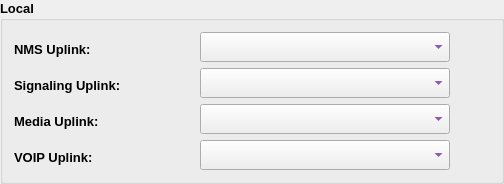
               <widget class="QGroupBox" name="groupBox_5">
                <property name="font">
                 <font>
                  <family>Tahoma</family>
                  <pointsize>10</pointsize>
                  <weight>75</weight>
                  <bold>true</bold>
                 </font>
                </property>
                <property name="title">
                 <string>Local</string>
                </property>
                <layout class="QVBoxLayout" name="verticalLayout_8">
                 <item>
                  <layout class="QVBoxLayout" name="verticalLayout_2">
                   <item>
                    <layout class="QHBoxLayout" name="horizontalLayout_2">
                     <item>
                      <widget class="QLabel" name="label_3">
                       <property name="minimumSize">
                        <size>
                         <width>180</width>
                         <height>30</height>
                        </size>
                       </property>
                       <property name="maximumSize">
                        <size>
                         <width>180</width>
                         <height>25</height>
                        </size>
                       </property>
                       <property name="font">
                        <font>
                         <family>Tahoma</family>
                         <pointsize>10</pointsize>
                         <weight>75</weight>
                         <bold>true</bold>
                        </font>
                       </property>
                       <property name="text">
                        <string>NMS Uplink:</string>
                       </property>
                      </widget>
                     </item>
                     <item>
                      <widget class="QComboBox" name="LNmsUplinkCB">
                       <property name="sizePolicy">
                        <sizepolicy hsizetype="Preferred" vsizetype="Preferred">
                         <horstretch>0</horstretch>
                         <verstretch>0</verstretch>
                        </sizepolicy>
                       </property>
                       <property name="minimumSize">
                        <size>
                         <width>250</width>
                         <height>30</height>
                        </size>
                       </property>
                       <property name="maximumSize">
                        <size>
                         <width>250</width>
                         <height>30</height>
                        </size>
                       </property>
                       <property name="font">
                        <font>
                         <family>Tahoma</family>
                         <pointsize>10</pointsize>
                         <weight>75</weight>
                         <bold>true</bold>
                        </font>
                       </property>
                       <property name="styleSheet">
                        <string notr="true">color: rgb(85, 0, 127);</string>
                       </property>
                      </widget>
                     </item>
                     <item>
                      <spacer name="horizontalSpacer_3">
                       <property name="font">
                        <font>
                         <family>Tahoma</family>
                         <pointsize>10</pointsize>
                        </font>
                       </property>
                       <property name="orientation">
                        <enum>Qt::Horizontal</enum>
                       </property>
                       <property name="sizeHint" stdset="0">
                        <size>
                         <width>40</width>
                         <height>20</height>
                        </size>
                       </property>
                      </spacer>
                     </item>
                    </layout>
                   </item>
                   <item>
                    <layout class="QHBoxLayout" name="horizontalLayout_3">
                     <item>
                      <widget class="QLabel" name="label_4">
                       <property name="minimumSize">
                        <size>
                         <width>180</width>
                         <height>30</height>
                        </size>
                       </property>
                       <property name="maximumSize">
                        <size>
                         <width>180</width>
                         <height>25</height>
                        </size>
                       </property>
                       <property name="font">
                        <font>
                         <family>Tahoma</family>
                         <pointsize>10</pointsize>
                         <weight>75</weight>
                         <bold>true</bold>
                        </font>
                       </property>
                       <property name="text">
                        <string>Signaling Uplink:</string>
                       </property>
                      </widget>
                     </item>
                     <item>
                      <widget class="QComboBox" name="LSigUplinkCB">
                       <property name="sizePolicy">
                        <sizepolicy hsizetype="Preferred" vsizetype="Preferred">
                         <horstretch>0</horstretch>
                         <verstretch>0</verstretch>
                        </sizepolicy>
                       </property>
                       <property name="minimumSize">
                        <size>
                         <width>250</width>
                         <height>30</height>
                        </size>
                       </property>
                       <property name="maximumSize">
                        <size>
                         <width>250</width>
                         <height>30</height>
                        </size>
                       </property>
                       <property name="font">
                        <font>
                         <family>Tahoma</family>
                         <pointsize>10</pointsize>
                         <weight>75</weight>
                         <bold>true</bold>
                        </font>
                       </property>
                       <property name="styleSheet">
                        <string notr="true">color: rgb(85, 0, 127);</string>
                       </property>
                      </widget>
                     </item>
                     <item>
                      <spacer name="horizontalSpacer_5">
                       <property name="font">
                        <font>
                         <family>Tahoma</family>
                         <pointsize>10</pointsize>
                        </font>
                       </property>
                       <property name="orientation">
                        <enum>Qt::Horizontal</enum>
                       </property>
                       <property name="sizeHint" stdset="0">
                        <size>
                         <width>40</width>
                         <height>20</height>
                        </size>
                       </property>
                      </spacer>
                     </item>
                    </layout>
                   </item>
                   <item>
                    <layout class="QHBoxLayout" name="horizontalLayout_4">
                     <item>
                      <widget class="QLabel" name="label_5">
                       <property name="minimumSize">
                        <size>
                         <width>180</width>
                         <height>30</height>
                        </size>
                       </property>
                       <property name="maximumSize">
                        <size>
                         <width>180</width>
                         <height>25</height>
                        </size>
                       </property>
                       <property name="font">
                        <font>
                         <family>Tahoma</family>
                         <pointsize>10</pointsize>
                         <weight>75</weight>
                         <bold>true</bold>
                        </font>
                       </property>
                       <property name="text">
                        <string>Media Uplink:</string>
                       </property>
                      </widget>
                     </item>
                     <item>
                      <widget class="QComboBox" name="LMediaUplinkCB">
                       <property name="sizePolicy">
                        <sizepolicy hsizetype="Preferred" vsizetype="Preferred">
                         <horstretch>0</horstretch>
                         <verstretch>0</verstretch>
                        </sizepolicy>
                       </property>
                       <property name="minimumSize">
                        <size>
                         <width>250</width>
                         <height>30</height>
                        </size>
                       </property>
                       <property name="maximumSize">
                        <size>
                         <width>250</width>
                         <height>30</height>
                        </size>
                       </property>
                       <property name="font">
                        <font>
                         <family>Tahoma</family>
                         <pointsize>10</pointsize>
                         <weight>75</weight>
                         <bold>true</bold>
                        </font>
                       </property>
                       <property name="styleSheet">
                        <string notr="true">color: rgb(85, 0, 127);</string>
                       </property>
                      </widget>
                     </item>
                     <item>
                      <spacer name="horizontalSpacer_14">
                       <property name="font">
                        <font>
                         <family>Tahoma</family>
                         <pointsize>10</pointsize>
                        </font>
                       </property>
                       <property name="orientation">
                        <enum>Qt::Horizontal</enum>
                       </property>
                       <property name="sizeHint" stdset="0">
                        <size>
                         <width>40</width>
                         <height>20</height>
                        </size>
                       </property>
                      </spacer>
                     </item>
                    </layout>
                   </item>
                   <item>
                    <layout class="QHBoxLayout" name="horizontalLayout_5">
                     <item>
                      <widget class="QLabel" name="label_6">
                       <property name="minimumSize">
                        <size>
                         <width>180</width>
                         <height>30</height>
                        </size>
                       </property>
                       <property name="maximumSize">
                        <size>
                         <width>180</width>
                         <height>25</height>
                        </size>
                       </property>
                       <property name="font">
                        <font>
                         <family>Tahoma</family>
                         <pointsize>10</pointsize>
                         <weight>75</weight>
                         <bold>true</bold>
                        </font>
                       </property>
                       <property name="text">
                        <string>VOIP Uplink:</string>
                       </property>
                      </widget>
                     </item>
                     <item>
                      <widget class="QComboBox" name="LVoipUplinkCB">
                       <property name="sizePolicy">
                        <sizepolicy hsizetype="Preferred" vsizetype="Preferred">
                         <horstretch>0</horstretch>
                         <verstretch>0</verstretch>
                        </sizepolicy>
                       </property>
                       <property name="minimumSize">
                        <size>
                         <width>250</width>
                         <height>30</height>
                        </size>
                       </property>
                       <property name="maximumSize">
                        <size>
                         <width>250</width>
                         <height>30</height>
                        </size>
                       </property>
                       <property name="font">
                        <font>
                         <family>Tahoma</family>
                         <pointsize>10</pointsize>
                         <weight>75</weight>
                         <bold>true</bold>
                        </font>
                       </property>
                       <property name="styleSheet">
                        <string notr="true">color: rgb(85, 0, 127);</string>
                       </property>
                      </widget>
                     </item>
                     <item>
                      <spacer name="horizontalSpacer_15">
                       <property name="font">
                        <font>
                         <family>Tahoma</family>
                         <pointsize>10</pointsize>
                        </font>
                       </property>
                       <property name="orientation">
                        <enum>Qt::Horizontal</enum>
                       </property>
                       <property name="sizeHint" stdset="0">
                        <size>
                         <width>40</width>
                         <height>20</height>
                        </size>
                       </property>
                      </spacer>
                     </item>
                    </layout>
                   </item>
                  </layout>
                 </item>
                </layout>
               </widget>
